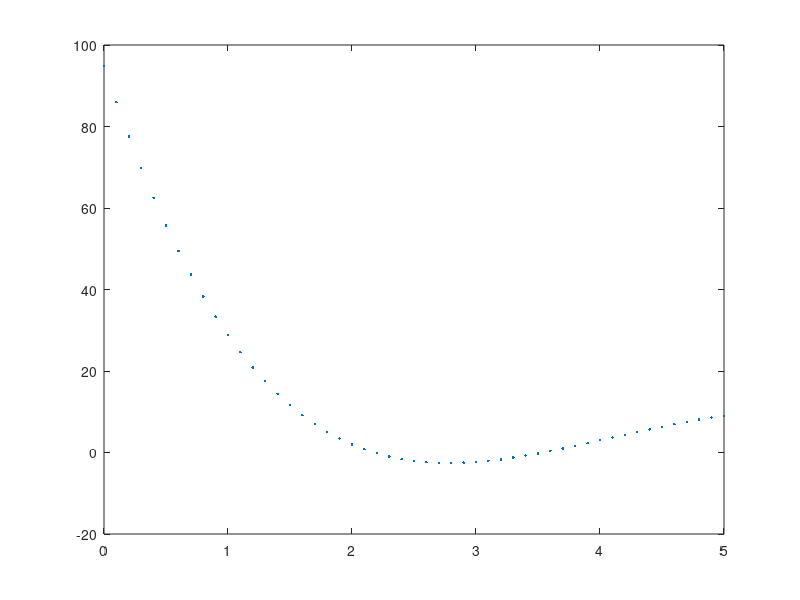

Here is the MATLAB script that generated this plot:
V = ones(5, 1);
t = ones(1, 5);
n = 5
x = [2 4 5 7 10];
y = [2 3 9 7 12];

for i = [1:n - 1]
    t = t .* x;
    V = [V t'];
    V
end

c = inv(V) * y'
plot(x, y, '.')

% polynomial interpolation %

z = [0:.1:5];
size(z)
n = 51
V = ones(n, 1);
t = ones(1, n);

for i = [1:4]
    t = t .* z;
    V = [V t'];
end

c = [94.8889, -92.3167, 29.8472, -3.7833, 0.1639];

y = V * c'

plot(z, y, '.');
